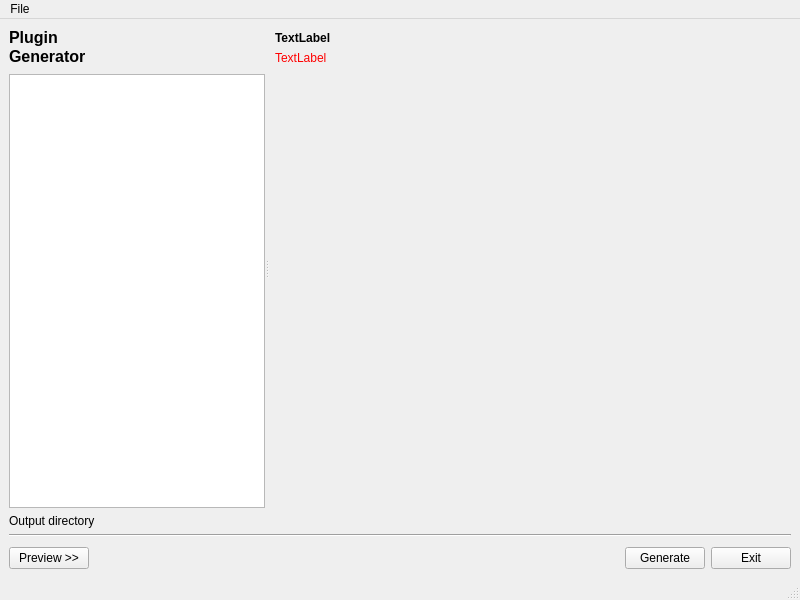
<?xml version="1.0" encoding="UTF-8"?>
<ui version="4.0">
 <class>QTKPluginGeneratorMainWindow</class>
 <widget class="QMainWindow" name="QTKPluginGeneratorMainWindow">
  <property name="geometry">
   <rect>
    <x>0</x>
    <y>0</y>
    <width>800</width>
    <height>600</height>
   </rect>
  </property>
  <property name="windowTitle">
   <string>QTK Plugin Generator</string>
  </property>
  <property name="unifiedTitleAndToolBarOnMac">
   <bool>true</bool>
  </property>
  <widget class="QWidget" name="centralwidget">
   <layout class="QVBoxLayout" name="verticalLayout">
    <item>
     <widget class="QStackedWidget" name="modeStack">
      <property name="sizePolicy">
       <sizepolicy hsizetype="Preferred" vsizetype="Expanding">
        <horstretch>0</horstretch>
        <verstretch>1</verstretch>
       </sizepolicy>
      </property>
      <property name="currentIndex">
       <number>0</number>
      </property>
      <widget class="QWidget" name="editPage">
       <layout class="QVBoxLayout" name="verticalLayout_4">
        <property name="leftMargin">
         <number>0</number>
        </property>
        <property name="topMargin">
         <number>0</number>
        </property>
        <property name="rightMargin">
         <number>0</number>
        </property>
        <property name="bottomMargin">
         <number>0</number>
        </property>
        <item>
         <widget class="QSplitter" name="splitter">
          <property name="orientation">
           <enum>Qt::Horizontal</enum>
          </property>
          <widget class="QWidget" name="widget_5" native="true">
           <layout class="QVBoxLayout" name="verticalLayout_3">
            <property name="leftMargin">
             <number>0</number>
            </property>
            <property name="topMargin">
             <number>0</number>
            </property>
            <property name="rightMargin">
             <number>0</number>
            </property>
            <property name="bottomMargin">
             <number>0</number>
            </property>
            <item>
             <widget class="QLabel" name="uiExtensionListLabel">
              <property name="minimumSize">
               <size>
                <width>0</width>
                <height>40</height>
               </size>
              </property>
              <property name="text">
               <string>&lt;!DOCTYPE HTML PUBLIC &quot;-//W3C//DTD HTML 4.0//EN&quot; &quot;http://www.w3.org/TR/REC-html40/strict.dtd&quot;&gt;
&lt;html&gt;&lt;head&gt;&lt;meta name=&quot;qrichtext&quot; content=&quot;1&quot; /&gt;&lt;style type=&quot;text/css&quot;&gt;
p, li { white-space: pre-wrap; }
&lt;/style&gt;&lt;/head&gt;&lt;body style=&quot; font-family:'Sans'; font-size:10pt; font-weight:400; font-style:normal;&quot;&gt;
&lt;table border=&quot;0&quot; style=&quot;-qt-table-type: root; margin-top:4px; margin-bottom:4px; margin-left:4px; margin-right:4px;&quot;&gt;
&lt;tr&gt;
&lt;td style=&quot;border: none;&quot;&gt;
&lt;p style=&quot; margin-top:0px; margin-bottom:0px; margin-left:0px; margin-right:0px; -qt-block-indent:0; text-indent:0px;&quot;&gt;&lt;span style=&quot; font-size:12pt; font-weight:600;&quot;&gt;Plugin&lt;/span&gt;&lt;/p&gt;
&lt;p style=&quot; margin-top:0px; margin-bottom:0px; margin-left:0px; margin-right:0px; -qt-block-indent:0; text-indent:0px;&quot;&gt;&lt;span style=&quot; font-size:12pt; font-weight:600;&quot;&gt;Generator&lt;/span&gt;&lt;/p&gt;&lt;/td&gt;&lt;/tr&gt;&lt;/table&gt;&lt;/body&gt;&lt;/html&gt;</string>
              </property>
              <property name="alignment">
               <set>Qt::AlignLeading|Qt::AlignLeft|Qt::AlignTop</set>
              </property>
             </widget>
            </item>
            <item>
             <widget class="QListWidget" name="uiExtensionList">
              <property name="sizePolicy">
               <sizepolicy hsizetype="Preferred" vsizetype="Expanding">
                <horstretch>0</horstretch>
                <verstretch>0</verstretch>
               </sizepolicy>
              </property>
              <property name="minimumSize">
               <size>
                <width>200</width>
                <height>0</height>
               </size>
              </property>
             </widget>
            </item>
           </layout>
          </widget>
          <widget class="QWidget" name="widget_4" native="true">
           <property name="sizePolicy">
            <sizepolicy hsizetype="Expanding" vsizetype="Preferred">
             <horstretch>1</horstretch>
             <verstretch>0</verstretch>
            </sizepolicy>
           </property>
           <layout class="QVBoxLayout" name="verticalLayout_2">
            <property name="leftMargin">
             <number>6</number>
            </property>
            <property name="topMargin">
             <number>0</number>
            </property>
            <property name="rightMargin">
             <number>0</number>
            </property>
            <property name="bottomMargin">
             <number>0</number>
            </property>
            <item>
             <widget class="QWidget" name="widget_7" native="true">
              <layout class="QVBoxLayout" name="verticalLayout_8">
               <property name="spacing">
                <number>0</number>
               </property>
               <property name="leftMargin">
                <number>0</number>
               </property>
               <property name="topMargin">
                <number>0</number>
               </property>
               <property name="rightMargin">
                <number>0</number>
               </property>
               <property name="bottomMargin">
                <number>0</number>
               </property>
               <item>
                <widget class="QLabel" name="extensionMsgLabel">
                 <property name="minimumSize">
                  <size>
                   <width>0</width>
                   <height>20</height>
                  </size>
                 </property>
                 <property name="font">
                  <font>
                   <weight>75</weight>
                   <bold>true</bold>
                  </font>
                 </property>
                 <property name="text">
                  <string>TextLabel</string>
                 </property>
                </widget>
               </item>
               <item>
                <widget class="QLabel" name="extensionErrMsgLabel">
                 <property name="minimumSize">
                  <size>
                   <width>0</width>
                   <height>20</height>
                  </size>
                 </property>
                 <property name="palette">
                  <palette>
                   <active>
                    <colorrole role="WindowText">
                     <brush brushstyle="SolidPattern">
                      <color alpha="255">
                       <red>255</red>
                       <green>0</green>
                       <blue>0</blue>
                      </color>
                     </brush>
                    </colorrole>
                   </active>
                   <inactive>
                    <colorrole role="WindowText">
                     <brush brushstyle="SolidPattern">
                      <color alpha="255">
                       <red>255</red>
                       <green>0</green>
                       <blue>0</blue>
                      </color>
                     </brush>
                    </colorrole>
                   </inactive>
                   <disabled>
                    <colorrole role="WindowText">
                     <brush brushstyle="SolidPattern">
                      <color alpha="255">
                       <red>150</red>
                       <green>147</green>
                       <blue>140</blue>
                      </color>
                     </brush>
                    </colorrole>
                   </disabled>
                  </palette>
                 </property>
                 <property name="text">
                  <string>TextLabel</string>
                 </property>
                </widget>
               </item>
              </layout>
             </widget>
            </item>
            <item>
             <widget class="QStackedWidget" name="extensionStack">
              <property name="sizePolicy">
               <sizepolicy hsizetype="Expanding" vsizetype="Preferred">
                <horstretch>1</horstretch>
                <verstretch>0</verstretch>
               </sizepolicy>
              </property>
             </widget>
            </item>
           </layout>
          </widget>
         </widget>
        </item>
       </layout>
      </widget>
      <widget class="QWidget" name="previewPage">
       <property name="layoutDirection">
        <enum>Qt::LeftToRight</enum>
       </property>
       <layout class="QVBoxLayout" name="verticalLayout_5">
        <property name="leftMargin">
         <number>0</number>
        </property>
        <property name="topMargin">
         <number>0</number>
        </property>
        <property name="rightMargin">
         <number>0</number>
        </property>
        <property name="bottomMargin">
         <number>0</number>
        </property>
        <item>
         <widget class="QSplitter" name="splitter_2">
          <property name="orientation">
           <enum>Qt::Horizontal</enum>
          </property>
          <widget class="QWidget" name="widget_2" native="true">
           <layout class="QVBoxLayout" name="verticalLayout_6">
            <property name="leftMargin">
             <number>0</number>
            </property>
            <property name="topMargin">
             <number>0</number>
            </property>
            <property name="rightMargin">
             <number>0</number>
            </property>
            <property name="bottomMargin">
             <number>0</number>
            </property>
            <item>
             <widget class="QLabel" name="previewLabel">
              <property name="minimumSize">
               <size>
                <width>0</width>
                <height>40</height>
               </size>
              </property>
              <property name="text">
               <string>&lt;!DOCTYPE HTML PUBLIC &quot;-//W3C//DTD HTML 4.0//EN&quot; &quot;http://www.w3.org/TR/REC-html40/strict.dtd&quot;&gt;
&lt;html&gt;&lt;head&gt;&lt;meta name=&quot;qrichtext&quot; content=&quot;1&quot; /&gt;&lt;style type=&quot;text/css&quot;&gt;
p, li { white-space: pre-wrap; }
&lt;/style&gt;&lt;/head&gt;&lt;body style=&quot; font-family:'Sans'; font-size:10pt; font-weight:400; font-style:normal;&quot;&gt;
&lt;table border=&quot;0&quot; style=&quot;-qt-table-type: root; margin-top:4px; margin-bottom:4px; margin-left:4px; margin-right:4px;&quot;&gt;
&lt;tr&gt;
&lt;td style=&quot;border: none;&quot;&gt;
&lt;p style=&quot; margin-top:0px; margin-bottom:0px; margin-left:0px; margin-right:0px; -qt-block-indent:0; text-indent:0px;&quot;&gt;&lt;span style=&quot; font-size:12pt; font-weight:600;&quot;&gt;Plugin &lt;/span&gt;&lt;span style=&quot; font-size:12pt; font-weight:600;&quot;&gt;Generator&lt;/span&gt;&lt;/p&gt;
&lt;p style=&quot; margin-top:0px; margin-bottom:0px; margin-left:0px; margin-right:0px; -qt-block-indent:0; text-indent:0px;&quot;&gt;&lt;span style=&quot; font-size:12pt; font-weight:600;&quot;&gt;Preview&lt;/span&gt;&lt;/p&gt;&lt;/td&gt;&lt;/tr&gt;&lt;/table&gt;&lt;/body&gt;&lt;/html&gt;</string>
              </property>
              <property name="alignment">
               <set>Qt::AlignLeading|Qt::AlignLeft|Qt::AlignTop</set>
              </property>
             </widget>
            </item>
            <item>
             <widget class="QTreeView" name="previewTreeView"/>
            </item>
           </layout>
          </widget>
          <widget class="QWidget" name="widget_6" native="true">
           <layout class="QVBoxLayout" name="verticalLayout_7">
            <property name="leftMargin">
             <number>0</number>
            </property>
            <property name="topMargin">
             <number>0</number>
            </property>
            <property name="rightMargin">
             <number>0</number>
            </property>
            <property name="bottomMargin">
             <number>0</number>
            </property>
            <item>
             <widget class="QLabel" name="previewTextLabel">
              <property name="minimumSize">
               <size>
                <width>0</width>
                <height>40</height>
               </size>
              </property>
              <property name="text">
               <string/>
              </property>
              <property name="alignment">
               <set>Qt::AlignBottom|Qt::AlignLeading|Qt::AlignLeft</set>
              </property>
              <property name="wordWrap">
               <bool>true</bool>
              </property>
             </widget>
            </item>
            <item>
             <widget class="QTextEdit" name="previewTextEdit">
              <property name="readOnly">
               <bool>true</bool>
              </property>
             </widget>
            </item>
           </layout>
          </widget>
         </widget>
        </item>
       </layout>
      </widget>
     </widget>
    </item>
    <item>
     <widget class="QWidget" name="widget" native="true">
      <layout class="QHBoxLayout" name="horizontalLayout_3">
       <property name="leftMargin">
        <number>0</number>
       </property>
       <property name="topMargin">
        <number>0</number>
       </property>
       <property name="rightMargin">
        <number>0</number>
       </property>
       <property name="bottomMargin">
        <number>0</number>
       </property>
       <item>
        <widget class="QLabel" name="label">
         <property name="sizePolicy">
          <sizepolicy hsizetype="Preferred" vsizetype="Preferred">
           <horstretch>0</horstretch>
           <verstretch>0</verstretch>
          </sizepolicy>
         </property>
         <property name="text">
          <string>Output directory</string>
         </property>
        </widget>
       </item>
       <item>
        <widget class="QTKDirectoryButton" name="outputDirButton" native="true">
         <property name="sizePolicy">
          <sizepolicy hsizetype="Preferred" vsizetype="Preferred">
           <horstretch>1</horstretch>
           <verstretch>0</verstretch>
          </sizepolicy>
         </property>
         <property name="caption" stdset="0">
          <string>Choose output directory</string>
         </property>
        </widget>
       </item>
      </layout>
     </widget>
    </item>
    <item>
     <widget class="Line" name="line">
      <property name="orientation">
       <enum>Qt::Horizontal</enum>
      </property>
     </widget>
    </item>
    <item>
     <spacer name="verticalSpacer">
      <property name="orientation">
       <enum>Qt::Vertical</enum>
      </property>
      <property name="sizeHint" stdset="0">
       <size>
        <width>20</width>
        <height>4</height>
       </size>
      </property>
     </spacer>
    </item>
    <item>
     <widget class="QWidget" name="widget_3" native="true">
      <layout class="QHBoxLayout" name="horizontalLayout">
       <property name="leftMargin">
        <number>0</number>
       </property>
       <property name="topMargin">
        <number>0</number>
       </property>
       <property name="rightMargin">
        <number>0</number>
       </property>
       <property name="bottomMargin">
        <number>0</number>
       </property>
       <item>
        <widget class="QPushButton" name="previewButton">
         <property name="text">
          <string>Preview &gt;&gt;</string>
         </property>
        </widget>
       </item>
       <item>
        <spacer name="horizontalSpacer_2">
         <property name="orientation">
          <enum>Qt::Horizontal</enum>
         </property>
         <property name="sizeHint" stdset="0">
          <size>
           <width>40</width>
           <height>20</height>
          </size>
         </property>
        </spacer>
       </item>
       <item>
        <widget class="QPushButton" name="generateButton">
         <property name="text">
          <string>Generate</string>
         </property>
        </widget>
       </item>
       <item>
        <widget class="QPushButton" name="cancelButton">
         <property name="text">
          <string>Exit</string>
         </property>
        </widget>
       </item>
      </layout>
     </widget>
    </item>
   </layout>
  </widget>
  <widget class="QMenuBar" name="menubar">
   <property name="geometry">
    <rect>
     <x>0</x>
     <y>0</y>
     <width>800</width>
     <height>28</height>
    </rect>
   </property>
   <widget class="QMenu" name="menuFile">
    <property name="title">
     <string>File</string>
    </property>
    <addaction name="actionOptions"/>
    <addaction name="separator"/>
    <addaction name="actionExit"/>
   </widget>
   <addaction name="menuFile"/>
  </widget>
  <widget class="QStatusBar" name="statusbar"/>
  <action name="actionExit">
   <property name="text">
    <string>Exit</string>
   </property>
   <property name="shortcut">
    <string>Ctrl+Q</string>
   </property>
  </action>
  <action name="actionOptions">
   <property name="text">
    <string>Options...</string>
   </property>
  </action>
 </widget>
 <customwidgets>
  <customwidget>
   <class>QTKDirectoryButton</class>
   <extends>QWidget</extends>
   <header location="global">QTKWidgets/QTKDirectoryButton</header>
  </customwidget>
 </customwidgets>
 <resources/>
 <connections>
  <connection>
   <sender>actionExit</sender>
   <signal>triggered()</signal>
   <receiver>cancelButton</receiver>
   <slot>click()</slot>
   <hints>
    <hint type="sourcelabel">
     <x>-1</x>
     <y>-1</y>
    </hint>
    <hint type="destinationlabel">
     <x>748</x>
     <y>555</y>
    </hint>
   </hints>
  </connection>
 </connections>
</ui>
